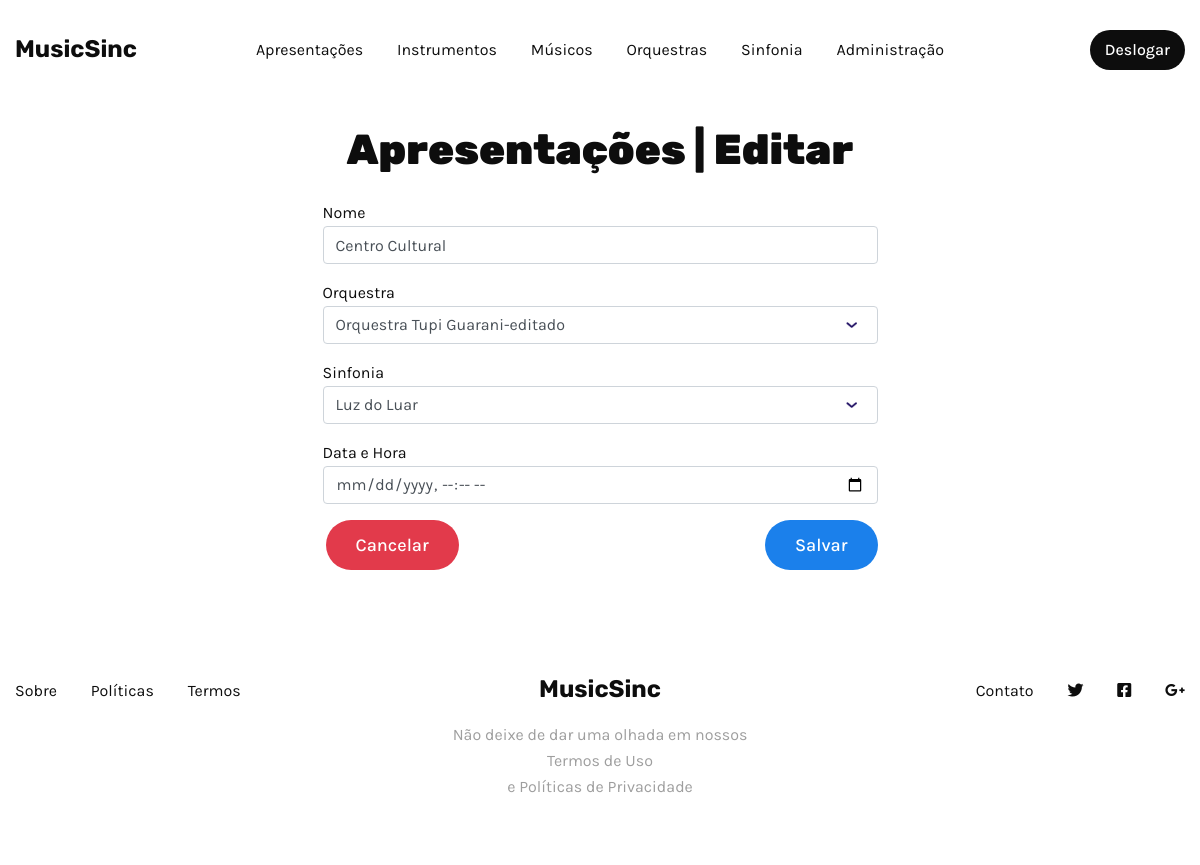
Screenshot of /apresentacoes/editar/1/ (signed in) with the database file from the repository.
### core/models.py (models this page shows, shortened)
class Apresentacao(models.Model):
    nome = models.CharField(max_length=60)
    orquestra = models.ForeignKey(Orquestra, on_delete=models.CASCADE)
    sinfonia = models.ForeignKey(Sinfonia, on_delete=models.CASCADE)
    dt_apresentacao = models.DateTimeField()
    class Meta:
        verbose_name = 'Apresentação'
        verbose_name_plural = 'Apresentações'

class Orquestra(models.Model):
    nome = models.CharField(max_length=80)
    cidade = models.CharField(max_length=60)
    pais = models.CharField(max_length=30)
    dt_criacao = models.DateTimeField(auto_now_add=True)
    musicos = models.ManyToManyField(Musico)
    class Meta:
        verbose_name = 'Orquestras'
        verbose_name_plural = 'Orquestras'
    def __str__(self):
        return self.nome

class Sinfonia(models.Model):
    nome = models.CharField(max_length=40)
    compositor = models.ForeignKey(Musico, on_delete=models.CASCADE)
    dt_criacao = models.DateTimeField(auto_now_add=True)
    class Meta:
        verbose_name = 'Sinfonia'
        verbose_name_plural = 'Sinfonias'
    def __str__(self):
        return self.nome

### apresentacao/views.py (the view)
# urls.py: path('editar/<int:pk>/', views.ApresentacaoUpdateView.as_view(), name='update'),
class ApresentacaoUpdateView(LoginRequiredMixin, UpdateView):
    model = Apresentacao
    template_name = 'apresentacao/criar_apresentacao.html'
    form_class = ApresentacaoForm
    success_url = reverse_lazy('apresentacao:read')
    slug_field = 'id'
    login_url = 'login'

### apresentacao/views.py
class ApresentacaoForm(forms.ModelForm):
    class Meta:
        model = Apresentacao
        fields = ['nome', 'orquestra', 'sinfonia', 'dt_apresentacao']
        widgets = {
            'dt_apresentacao': forms.DateTimeInput(attrs={'type': 'datetime-local'}),
        }
        labels = {
            'nome': _('Name'),
            'orquestra': _('Orchestra'),
            'sinfonia': _('Symphony'),
            'dt_apresentacao': _('Date of Presentation'),
        }

### apresentacao/templates/apresentacao/criar_apresentacao.html (shortened to what this page needs)
{% extends "base.html" %}
{% load i18n %}
{% block content %}
{% include 'components/nav_tables.html' %}
<div class="col-12 d-flex flex-column align-items-center my-4">
    <div class="col-md-6">
        <h3 class="text-center mb-4">{% trans "Apresentações" %} | {% if object %}{% trans "Editar" %}{% else %}{% trans "Adicionar" %}{% endif %}</h3>
        <div class="mt-4">
            <form method="post" action="{% if object %}{% url 'apresentacao:update' object.pk %}{% else %}{% url 'apresentacao:create' %}{% endif %}">
                <div class="form-group">
                    <label for="{{ form.nome.id_for_label }}">{% trans "Nome" %}</label>
                    <input class="form-control" id="{{ form.nome.id_for_label }}" type="text"
                        placeholder="{% trans "Nome" %}" name="{{ form.nome.html_name }}" {% if form.nome.value %}
                        value="{{ form.nome.value }}" {% endif %}>
                </div>
                <div class="form-group">
                    <label for="{{ form.orquestra.id_for_label }}">
                        {% trans "Orquestra" %}
                    </label>
                    <select class="form-control" id="{{ form.orquestra.id_for_label }}" name="{{ form.orquestra.html_name }}">
                        {% for orquestra in form.orquestra.field.choices %}
                            <option value="{{ orquestra.0 }}" {% if orquestra.0 == form.orquestra.value %}selected{% endif %}>{{ orquestra.1 }}</option>
                        {% endfor %}
                    </select>
                </div>
                <div class="form-group">
                    <label for="{{ form.sinfonia.id_for_label }}">
                        {% trans "Sinfonia" %}
                    </label>
                    <select class="form-control" id="{{ form.sinfonia.id_for_label }}" name="{{ form.sinfonia.html_name }}">
                        {% for sinfonia in form.sinfonia.field.choices %}
                            <option value="{{ sinfonia.0 }}" {% if sinfonia.0 == form.sinfonia.value %}selected{% endif %}>{{ sinfonia.1 }}</option>
                        {% endfor %}
                    </select>
                </div>
                <div class="form-group">
                    <label for="{{ form.dt_apresentacao.id_for_label }}">{% trans "Data e Hora" %}</label>
                    <input class="form-control" id="{{ form.dt_apresentacao.id_for_label }}" type="datetime-local"
                        placeholder="{% trans "Data da Apresentação" %}" name="{{ form.dt_apresentacao.html_name }}" {% if form.dt_apresentacao.value %}
                        value="{{ form.initial.dt_apresentacao.value|date:'Y-m-d\TH:i' }}" {% endif %}>
                </div>
                <div class="d-flex justify-content-between align-items-center">
                    <a href="{% url 'apresentacao:read' %}" class="btn btn-danger ml-3 cancelar-btn">{% trans "Cancelar" %}</a>
                    <button type="submit" class="btn btn-primary salvar-btn">{% trans "Salvar" %}</button>
                </div>
            </form>
        </div>
    </div>
</div>
{% endblock %}

### apresentacao/templates/apresentacao/criar_apresentacao.html (style rules this page uses)
.salvar-btn.btn-primary { background-color: #1b80eb; border-color: #1b80eb; }
.cancelar-btn.btn-danger { background-color: #e23a4b; border-color: #e23a4b; }

### rows the page displays
Apresentacao: nome "Centro Cultural"
Orquestra: orquestra "Orquestra Tupi Guarani-editado"
Sinfonia: sinfonia "Luz do Luar"
